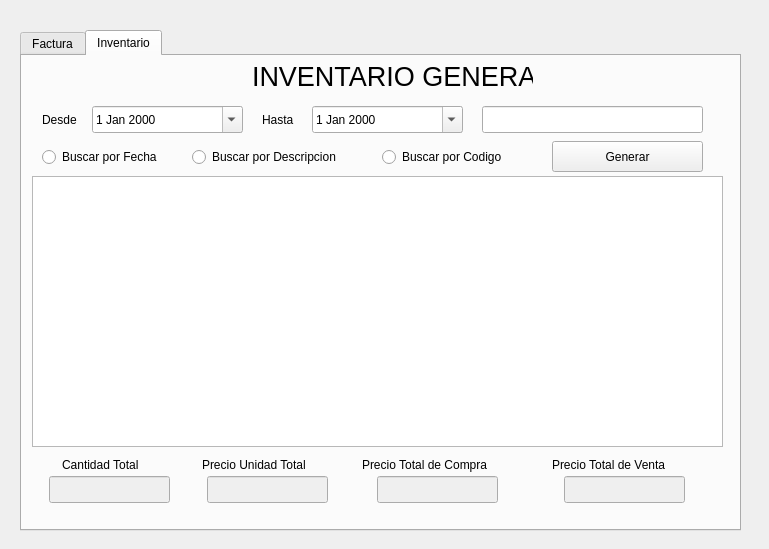
<?xml version="1.0" encoding="UTF-8"?>
<ui version="4.0">
 <class>Dialog</class>
 <widget class="QDialog" name="Dialog">
  <property name="geometry">
   <rect>
    <x>0</x>
    <y>0</y>
    <width>769</width>
    <height>549</height>
   </rect>
  </property>
  <property name="windowTitle">
   <string>Reporte</string>
  </property>
  <widget class="QWidget" name="widget" native="true">
   <property name="geometry">
    <rect>
     <x>10</x>
     <y>20</y>
     <width>741</width>
     <height>521</height>
    </rect>
   </property>
   <widget class="QTabWidget" name="tab">
    <property name="geometry">
     <rect>
      <x>10</x>
      <y>10</y>
      <width>721</width>
      <height>501</height>
     </rect>
    </property>
    <property name="currentIndex">
     <number>1</number>
    </property>
    <widget class="QWidget" name="tab_factura">
     <attribute name="title">
      <string>Factura</string>
     </attribute>
     <widget class="QLabel" name="label_13">
      <property name="geometry">
       <rect>
        <x>240</x>
        <y>10</y>
        <width>221</width>
        <height>20</height>
       </rect>
      </property>
      <property name="font">
       <font>
        <pointsize>20</pointsize>
       </font>
      </property>
      <property name="text">
       <string>REPORTE VENTAS</string>
      </property>
     </widget>
     <widget class="QDateEdit" name="txt_factura_hasta">
      <property name="geometry">
       <rect>
        <x>310</x>
        <y>50</y>
        <width>151</width>
        <height>27</height>
       </rect>
      </property>
      <property name="calendarPopup">
       <bool>true</bool>
      </property>
     </widget>
     <widget class="QTableView" name="tb_ventas">
      <property name="geometry">
       <rect>
        <x>10</x>
        <y>130</y>
        <width>691</width>
        <height>271</height>
       </rect>
      </property>
     </widget>
     <widget class="QPushButton" name="btn_generar_venta">
      <property name="geometry">
       <rect>
        <x>500</x>
        <y>90</y>
        <width>161</width>
        <height>31</height>
       </rect>
      </property>
      <property name="text">
       <string>Generar</string>
      </property>
     </widget>
     <widget class="QLabel" name="label_14">
      <property name="geometry">
       <rect>
        <x>20</x>
        <y>55</y>
        <width>41</width>
        <height>17</height>
       </rect>
      </property>
      <property name="text">
       <string>Desde</string>
      </property>
     </widget>
     <widget class="QLabel" name="label_15">
      <property name="geometry">
       <rect>
        <x>250</x>
        <y>55</y>
        <width>41</width>
        <height>17</height>
       </rect>
      </property>
      <property name="text">
       <string>Hasta</string>
      </property>
     </widget>
     <widget class="QDateEdit" name="txt_factura_desde">
      <property name="geometry">
       <rect>
        <x>80</x>
        <y>50</y>
        <width>151</width>
        <height>27</height>
       </rect>
      </property>
      <property name="calendarPopup">
       <bool>true</bool>
      </property>
     </widget>
     <widget class="QLabel" name="label">
      <property name="geometry">
       <rect>
        <x>340</x>
        <y>410</y>
        <width>161</width>
        <height>17</height>
       </rect>
      </property>
      <property name="text">
       <string>Precio Total de Compra</string>
      </property>
     </widget>
     <widget class="QLabel" name="label_2">
      <property name="geometry">
       <rect>
        <x>40</x>
        <y>410</y>
        <width>101</width>
        <height>17</height>
       </rect>
      </property>
      <property name="text">
       <string>Cantidad Total</string>
      </property>
     </widget>
     <widget class="QLabel" name="label_3">
      <property name="geometry">
       <rect>
        <x>190</x>
        <y>410</y>
        <width>111</width>
        <height>17</height>
       </rect>
      </property>
      <property name="text">
       <string>Descuento Total</string>
      </property>
     </widget>
     <widget class="QLabel" name="label_4">
      <property name="geometry">
       <rect>
        <x>530</x>
        <y>410</y>
        <width>141</width>
        <height>17</height>
       </rect>
      </property>
      <property name="text">
       <string>Precio Total de Venta</string>
      </property>
     </widget>
     <widget class="QLineEdit" name="txt_cantidadTotal">
      <property name="enabled">
       <bool>false</bool>
      </property>
      <property name="geometry">
       <rect>
        <x>27</x>
        <y>430</y>
        <width>121</width>
        <height>27</height>
       </rect>
      </property>
      <property name="alignment">
       <set>Qt::AlignCenter</set>
      </property>
      <property name="readOnly">
       <bool>true</bool>
      </property>
     </widget>
     <widget class="QLineEdit" name="txt_descuentoTotal">
      <property name="enabled">
       <bool>false</bool>
      </property>
      <property name="geometry">
       <rect>
        <x>185</x>
        <y>430</y>
        <width>121</width>
        <height>27</height>
       </rect>
      </property>
      <property name="alignment">
       <set>Qt::AlignCenter</set>
      </property>
      <property name="readOnly">
       <bool>true</bool>
      </property>
     </widget>
     <widget class="QLineEdit" name="txt_compraTotal">
      <property name="enabled">
       <bool>false</bool>
      </property>
      <property name="geometry">
       <rect>
        <x>355</x>
        <y>430</y>
        <width>121</width>
        <height>27</height>
       </rect>
      </property>
      <property name="alignment">
       <set>Qt::AlignCenter</set>
      </property>
      <property name="readOnly">
       <bool>true</bool>
      </property>
     </widget>
     <widget class="QLineEdit" name="txt_ventaTotal">
      <property name="enabled">
       <bool>false</bool>
      </property>
      <property name="geometry">
       <rect>
        <x>542</x>
        <y>430</y>
        <width>121</width>
        <height>27</height>
       </rect>
      </property>
      <property name="alignment">
       <set>Qt::AlignCenter</set>
      </property>
      <property name="readOnly">
       <bool>true</bool>
      </property>
     </widget>
     <widget class="QRadioButton" name="radioButton_nFactura">
      <property name="geometry">
       <rect>
        <x>20</x>
        <y>80</y>
        <width>181</width>
        <height>21</height>
       </rect>
      </property>
      <property name="text">
       <string>Buscar por N° Factura</string>
      </property>
     </widget>
     <widget class="QRadioButton" name="radioButton_fechaFactura">
      <property name="geometry">
       <rect>
        <x>20</x>
        <y>105</y>
        <width>141</width>
        <height>22</height>
       </rect>
      </property>
      <property name="text">
       <string>Buscar por Fecha</string>
      </property>
     </widget>
     <widget class="QLineEdit" name="txt_buscar_venta">
      <property name="geometry">
       <rect>
        <x>470</x>
        <y>50</y>
        <width>211</width>
        <height>27</height>
       </rect>
      </property>
     </widget>
     <widget class="QRadioButton" name="radioButton_pagoFactura">
      <property name="geometry">
       <rect>
        <x>290</x>
        <y>80</y>
        <width>151</width>
        <height>22</height>
       </rect>
      </property>
      <property name="text">
       <string>Buscar por Pago</string>
      </property>
     </widget>
     <widget class="QComboBox" name="cbo_modo">
      <property name="geometry">
       <rect>
        <x>280</x>
        <y>100</y>
        <width>171</width>
        <height>27</height>
       </rect>
      </property>
     </widget>
    </widget>
    <widget class="QWidget" name="tab_inventario">
     <attribute name="title">
      <string>Inventario</string>
     </attribute>
     <widget class="QLineEdit" name="txt_unidadTotal_2">
      <property name="enabled">
       <bool>false</bool>
      </property>
      <property name="geometry">
       <rect>
        <x>185</x>
        <y>420</y>
        <width>121</width>
        <height>27</height>
       </rect>
      </property>
      <property name="alignment">
       <set>Qt::AlignCenter</set>
      </property>
      <property name="readOnly">
       <bool>true</bool>
      </property>
     </widget>
     <widget class="QLabel" name="label_5">
      <property name="geometry">
       <rect>
        <x>180</x>
        <y>400</y>
        <width>131</width>
        <height>17</height>
       </rect>
      </property>
      <property name="text">
       <string>Precio Unidad Total</string>
      </property>
     </widget>
     <widget class="QPushButton" name="btn_generar_inventario">
      <property name="geometry">
       <rect>
        <x>530</x>
        <y>85</y>
        <width>151</width>
        <height>31</height>
       </rect>
      </property>
      <property name="text">
       <string>Generar</string>
      </property>
     </widget>
     <widget class="QLabel" name="label_16">
      <property name="geometry">
       <rect>
        <x>240</x>
        <y>55</y>
        <width>41</width>
        <height>17</height>
       </rect>
      </property>
      <property name="text">
       <string>Hasta</string>
      </property>
     </widget>
     <widget class="QLabel" name="label_6">
      <property name="geometry">
       <rect>
        <x>340</x>
        <y>400</y>
        <width>161</width>
        <height>17</height>
       </rect>
      </property>
      <property name="text">
       <string>Precio Total de Compra</string>
      </property>
     </widget>
     <widget class="QLabel" name="label_17">
      <property name="geometry">
       <rect>
        <x>230</x>
        <y>10</y>
        <width>281</width>
        <height>20</height>
       </rect>
      </property>
      <property name="font">
       <font>
        <pointsize>20</pointsize>
       </font>
      </property>
      <property name="text">
       <string>INVENTARIO GENERAL</string>
      </property>
     </widget>
     <widget class="QLabel" name="label_7">
      <property name="geometry">
       <rect>
        <x>530</x>
        <y>400</y>
        <width>141</width>
        <height>17</height>
       </rect>
      </property>
      <property name="text">
       <string>Precio Total de Venta</string>
      </property>
     </widget>
     <widget class="QLineEdit" name="txt_cantidadTotal_2">
      <property name="enabled">
       <bool>false</bool>
      </property>
      <property name="geometry">
       <rect>
        <x>27</x>
        <y>420</y>
        <width>121</width>
        <height>27</height>
       </rect>
      </property>
      <property name="alignment">
       <set>Qt::AlignCenter</set>
      </property>
      <property name="readOnly">
       <bool>true</bool>
      </property>
     </widget>
     <widget class="QDateEdit" name="txt_inventario_desde">
      <property name="geometry">
       <rect>
        <x>70</x>
        <y>50</y>
        <width>151</width>
        <height>27</height>
       </rect>
      </property>
      <property name="calendarPopup">
       <bool>true</bool>
      </property>
     </widget>
     <widget class="QDateEdit" name="txt_inventario_hasta">
      <property name="geometry">
       <rect>
        <x>290</x>
        <y>50</y>
        <width>151</width>
        <height>27</height>
       </rect>
      </property>
      <property name="calendarPopup">
       <bool>true</bool>
      </property>
     </widget>
     <widget class="QLabel" name="label_18">
      <property name="geometry">
       <rect>
        <x>20</x>
        <y>55</y>
        <width>41</width>
        <height>17</height>
       </rect>
      </property>
      <property name="text">
       <string>Desde</string>
      </property>
     </widget>
     <widget class="QLineEdit" name="txt_compraTotal_2">
      <property name="enabled">
       <bool>false</bool>
      </property>
      <property name="geometry">
       <rect>
        <x>355</x>
        <y>420</y>
        <width>121</width>
        <height>27</height>
       </rect>
      </property>
      <property name="alignment">
       <set>Qt::AlignCenter</set>
      </property>
      <property name="readOnly">
       <bool>true</bool>
      </property>
     </widget>
     <widget class="QLineEdit" name="txt_ventaTotal_2">
      <property name="enabled">
       <bool>false</bool>
      </property>
      <property name="geometry">
       <rect>
        <x>542</x>
        <y>420</y>
        <width>121</width>
        <height>27</height>
       </rect>
      </property>
      <property name="alignment">
       <set>Qt::AlignCenter</set>
      </property>
      <property name="readOnly">
       <bool>true</bool>
      </property>
     </widget>
     <widget class="QTableView" name="tb_inventario">
      <property name="geometry">
       <rect>
        <x>10</x>
        <y>120</y>
        <width>691</width>
        <height>271</height>
       </rect>
      </property>
     </widget>
     <widget class="QLabel" name="label_8">
      <property name="geometry">
       <rect>
        <x>40</x>
        <y>400</y>
        <width>101</width>
        <height>17</height>
       </rect>
      </property>
      <property name="text">
       <string>Cantidad Total</string>
      </property>
     </widget>
     <widget class="QLineEdit" name="txt_buscar_inventario">
      <property name="geometry">
       <rect>
        <x>460</x>
        <y>50</y>
        <width>221</width>
        <height>27</height>
       </rect>
      </property>
     </widget>
     <widget class="QRadioButton" name="radioButton_codigoInventario">
      <property name="geometry">
       <rect>
        <x>360</x>
        <y>90</y>
        <width>151</width>
        <height>22</height>
       </rect>
      </property>
      <property name="text">
       <string>Buscar por Codigo</string>
      </property>
     </widget>
     <widget class="QRadioButton" name="radioButton_fechaInventario">
      <property name="geometry">
       <rect>
        <x>20</x>
        <y>90</y>
        <width>141</width>
        <height>22</height>
       </rect>
      </property>
      <property name="text">
       <string>Buscar por Fecha</string>
      </property>
     </widget>
     <widget class="QRadioButton" name="radioButton_descripcionInventario">
      <property name="geometry">
       <rect>
        <x>170</x>
        <y>90</y>
        <width>181</width>
        <height>22</height>
       </rect>
      </property>
      <property name="text">
       <string>Buscar por Descripcion</string>
      </property>
     </widget>
    </widget>
   </widget>
  </widget>
 </widget>
 <resources/>
 <connections/>
</ui>
